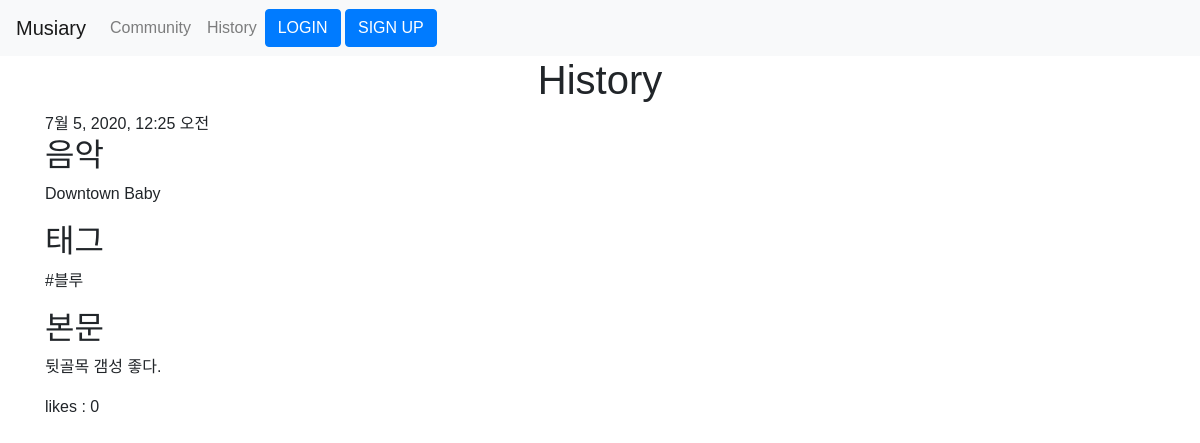
/posts/3/, run on the app's committed database.
### posts/models.py (models this page shows, shortened)
class Post(models.Model):
    user = models.ForeignKey(User, on_delete=models.CASCADE, null=True)
    song = models.CharField(max_length=100)
    tag = models.CharField(max_length=100)
    body = models.TextField()
    created_at = models.DateTimeField()
    liked_users = models.ManyToManyField(User, related_name='liked_posts')

### posts/views.py (the view)
# urls.py: path('<int:post_id>/', views.detail, name='detail'),
def detail(request, post_id):
    post = Post.objects.get(id=post_id)
    context = { 'post': post }
    return render(request, 'posts/detail.html', context)

### posts/templates/posts/detail.html (shortened to what this page needs)
{% extends 'base.html' %}
{% load static %}
{% block style %}
        <link rel="stylesheet" href="{% static 'posts/style.css' %}" type="text/css" />
{% endblock %}
{% block content %}
    <div class="container">
        <h1>History</h1>
        {% if post %}
            <div>{{ post.created_at }}</div>
            <h2>음악</h2>
            <p>{{ post.song }}</p>
            <h2>태그</h2>
            <p>{{ post.tag }}</p>
            <h2>본문</h2>
            <p>{{ post.body }}</p>
        {% else %}
            <p>No posts.</p>
        {% endif %}
        <div>
            likes : {{ post.liked_users.count }}
        </div>
    </div>
{% endblock %}

### static/style.css (style rules this page uses)
* { margin: 0px; padding: 0px; box-sizing: border-box; font-family: 'Noto Sans KR', sans-serif; }
h1 { font-family: 'Noto Sans KR', sans-serif; text-align: center; }

### data on the page
Post: created_at "7월 5, 2020, 12:25 오전", song "Downtown Baby", tag "#블루", body "뒷골목 갬성 좋다.", liked_users.count "0"
